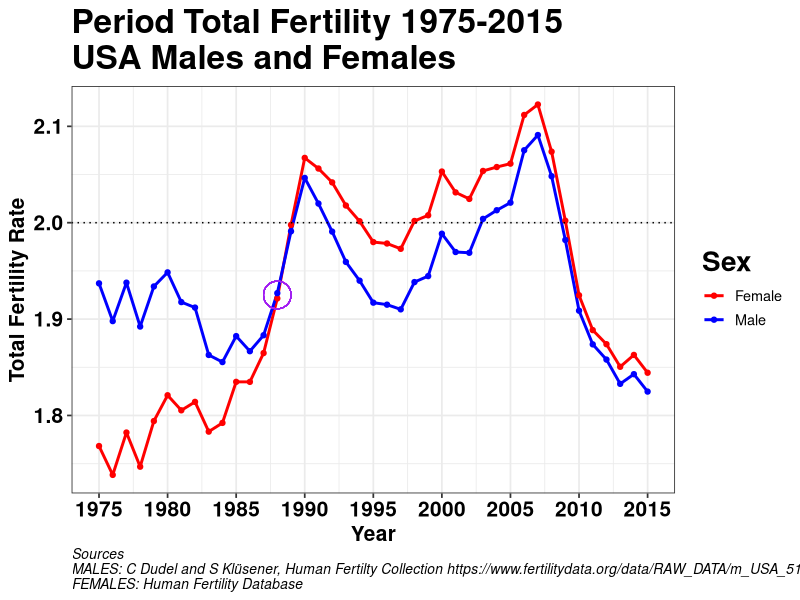
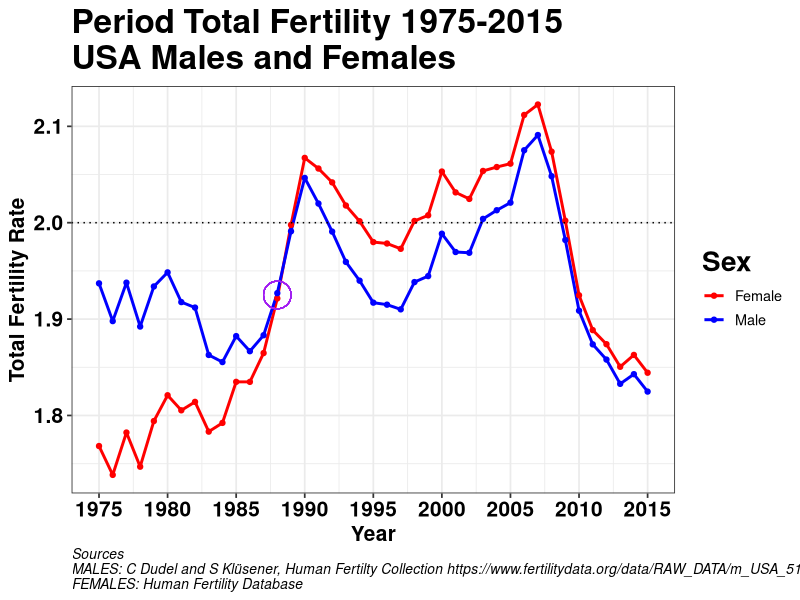

The R source for these figures, in order:
# USA male fertility
# from Dudel, C. and S. Klüsener. Male fertility data for high-income 
# countries [unpublished data]. Submitted to the HFC by C. Dudel 
# on 15.05.2019.
# 
# downloaded from Human Fertility Collection 2 Nov 2019
# https://www.fertilitydata.org/data/RAW_DATA/m_USA_51.zip

library(tidyverse)

# Male data from HFC, as described above
MM = read.table(file='m_ASFR_USA.txt', header=TRUE) %>%
      mutate(Y = factor(Year)) 

# Female data from HFD
FF = read.table(file='USAasfrTR.txt', skip=2, header=TRUE) %>%
       filter(Year %in% unique(MM$Year)) %>%
       mutate(Age = 11 + as.numeric(Age)) %>%
       group_by(Year,Age) %>%
       summarize(ASFR = mean(ASFR)) %>%
       mutate(Y=factor(Year))

big = bind_rows(
         mutate(MM,Sex='Male'),
         mutate(FF,Sex='Female')
       )
       
tmp = big %>%
           group_by(Sex,Year) %>%
           summarize(TFR=sum(ASFR))

theme_carl <- function () { 
  theme_bw(base_size=13) %+replace% 
    theme(
      title      = element_text(size=20, face='bold'),
      plot.caption  = element_text(size=10, face='italic',hjust=0),
      axis.text  = element_text(size=15, face='bold'),
      axis.title = element_text(size=15, face='bold')
    )
}

tmp = big %>%
  filter(Year > 1974) %>%
  group_by(Sex,Year) %>%
  summarize(TFR=sum(ASFR))

G = ggplot(data=tmp) +
      aes(x=Year, y=TFR, group=Sex, color=Sex) +
      geom_line(lwd=1) +
      geom_point() +
      geom_point(x=1988, y=1.925, shape=1, size=9, color='purple') +
      geom_hline(yintercept = 2, lty='dotted') +
      scale_color_manual(values=c('red','blue')) +
      scale_x_continuous(breaks=seq(1975,2015,5)) +
      labs(x='Year',
           y='Total Fertility Rate',
           title='Period Total Fertility 1975-2015\nUSA Males and Females',
           caption='Sources\nMALES: C Dudel and S Klüsener, Human Fertilty Collection https://www.fertilitydata.org/data/RAW_DATA/m_USA_51.zip\nFEMALES: Human Fertility Database') +
      theme_carl()


print(G)

ggsave(G, file='USA-TFR-by-sex.png', height=8, width=11, units='in', dpi=300)

